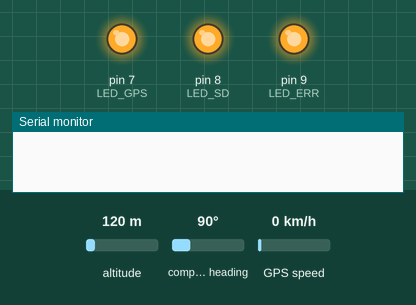
A sketch run on a simulated Arduino Mega 2560, built with avr-gcc and run on an emulated ATmega2560. Shown: output pins drawn as LEDs (lit = HIGH), the last lines printed to the serial monitor. Inputs (shaded band) come from the test bench; at power-on: altitude 120 m, compass heading 90°, GPS speed 0 km/h. Storage starts empty; the GPS gets a fix after 3 s at 37.7749, -122.4194 with 8 satellites.

Above: at 0.1 s.
At 1.0 s:
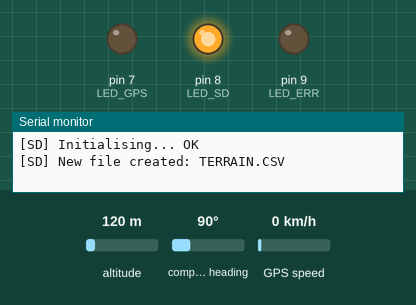
At 1.5 s:
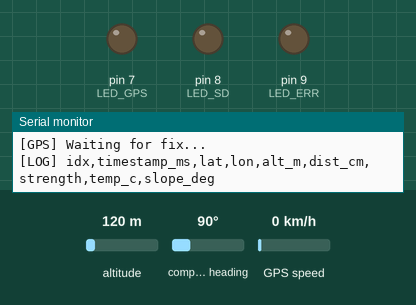
At 41.4 s:
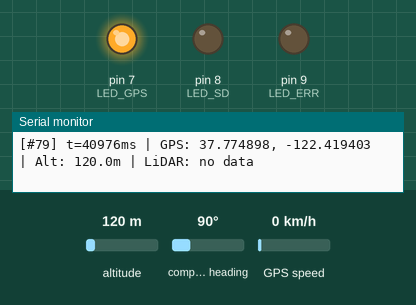
Timing chart, 0 to 41.4 s (numbered marks = the images above):
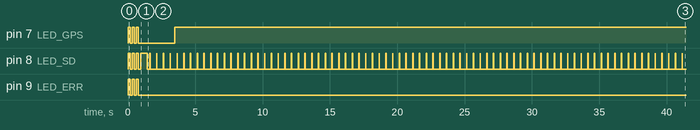

Measured:
- by itself, pin 7 (LED_GPS): goes LOW 0.15 s, HIGH 0.15 s, LOW 0.15 s, HIGH 0.15 s, LOW 2.7 s, then HIGH
- by itself, pin 8 (LED_SD): moves between LOW and HIGH, repeating every 14.5 s

The sketch:

terrain_analyzer_sd.ino
```cpp
#if defined(__AVR_ATmega2560__)
  #define BOARD_MEGA
#elif defined(__AVR_ATmega328P__)
  #define BOARD_UNO
#else
  #define BOARD_UNO
#endif


#include <SPI.h>
#include <SD.h>
#include <TinyGPSPlus.h>

#ifdef BOARD_UNO
  #include <SoftwareSerial.h>
  SoftwareSerial gpsSerial(4, 3);
  SoftwareSerial lidarSerial(6, 5);
  #define GPS_SERIAL   gpsSerial
  #define LIDAR_SERIAL lidarSerial
#else
  #define GPS_SERIAL   Serial1
  #define LIDAR_SERIAL Serial2
#endif


#ifdef BOARD_MEGA
  #define SD_CS_PIN   53
#else
  #define SD_CS_PIN   10
#endif

#define LED_GPS   7
#define LED_SD    8
#define LED_ERR   9


#define SAMPLE_INTERVAL_MS   500
#define LOG_FILENAME         "TERRAIN.CSV"
#define MAX_LIDAR_DISTANCE   1200
#define MIN_LIDAR_STRENGTH   100


TinyGPSPlus gps;


File logFile;
bool sdReady = false;


struct TerrainPoint {
  uint32_t timestamp_ms;
  double   latitude;
  double   longitude;
  double   altitude_m;
  uint16_t distance_cm;
  int16_t  signal_strength;
  int8_t   temperature_c;
  float    slope_deg;
  bool     gps_valid;
  bool     lidar_valid;
};

TerrainPoint cur, prev;
bool hasPrev    = false;
uint32_t lastSampleMs = 0;
uint32_t pointIndex   = 0;


bool readLuna(uint16_t &dist_cm, int16_t &strength, int8_t &temp_c) {
  uint32_t timeout = millis() + 150;
  while (millis() < timeout) {
    if (!LIDAR_SERIAL.available()) continue;
    if (LIDAR_SERIAL.read() != 0x59) continue;


    uint32_t t2 = millis() + 20;
    while (!LIDAR_SERIAL.available() && millis() < t2);
    if (!LIDAR_SERIAL.available()) continue;
    if (LIDAR_SERIAL.read() != 0x59) continue;


    uint8_t buf[7];
    for (uint8_t i = 0; i < 7; ) {
      if (millis() > timeout) return false;
      if (LIDAR_SERIAL.available()) buf[i++] = LIDAR_SERIAL.read();
    }


    uint8_t ck = 0x59 + 0x59;
    for (uint8_t i = 0; i < 6; i++) ck += buf[i];
    if (ck != buf[6]) continue;   // bad frame, keep hunting

    dist_cm  = (uint16_t)buf[0] | ((uint16_t)buf[1] << 8);
    strength = (int16_t)buf[2]  | ((int16_t)buf[3]  << 8);
    int16_t rawTemp = (int16_t)buf[4] | ((int16_t)buf[5] << 8);
    temp_c   = (int8_t)(rawTemp / 8 - 256);


    if (dist_cm > MAX_LIDAR_DISTANCE) return false;
    if (strength < MIN_LIDAR_STRENGTH) return false;
    return true;
  }
  return false;
}


float calcSlopeDeg(const TerrainPoint &a, const TerrainPoint &b) {
  if (!a.gps_valid || !b.gps_valid)     return 0.0f;
  if (!a.lidar_valid || !b.lidar_valid) return 0.0f;

  double lat1 = radians(a.latitude), lat2 = radians(b.latitude);
  double dLat = lat2 - lat1;
  double dLon = radians(b.longitude - a.longitude);
  double h    = sin(dLat/2)*sin(dLat/2) +
                cos(lat1)*cos(lat2)*sin(dLon/2)*sin(dLon/2);
  double horizM = 6371000.0 * 2.0 * atan2(sqrt(h), sqrt(1.0-h));

  if (horizM < 0.05) return 0.0f;

  float dH_m = ((int32_t)b.distance_cm - (int32_t)a.distance_cm) / 100.0f;
  return degrees(atan2(fabs(dH_m), horizM));
}


void sdWriteHeader() {
  logFile = SD.open(LOG_FILENAME, FILE_WRITE);
  if (!logFile) return;
  logFile.println(F("idx,timestamp_ms,latitude,longitude,alt_gps_m,"
                    "lidar_dist_cm,lidar_strength,lidar_temp_c,slope_deg,"
                    "gps_valid,lidar_valid"));
  logFile.flush();
  logFile.close();
}

void sdLogPoint(const TerrainPoint &p) {
  logFile = SD.open(LOG_FILENAME, FILE_WRITE);
  if (!logFile) {
    sdReady = false;
    digitalWrite(LED_ERR, HIGH);
    Serial.println(F("[SD] Open failed!"));
    return;
  }

  logFile.print(pointIndex);               logFile.print(',');
  logFile.print(p.timestamp_ms);           logFile.print(',');

  if (p.gps_valid) {
    logFile.print(p.latitude,  6);         logFile.print(',');
    logFile.print(p.longitude, 6);         logFile.print(',');
    logFile.print(p.altitude_m, 2);
  } else {
    logFile.print(F(",,"));
  }
  logFile.print(',');

  if (p.lidar_valid) {
    logFile.print(p.distance_cm);          logFile.print(',');
    logFile.print(p.signal_strength);      logFile.print(',');
    logFile.print(p.temperature_c);
  } else {
    logFile.print(F(",,"));
  }
  logFile.print(',');
  logFile.print(p.slope_deg, 2);           logFile.print(',');
  logFile.print(p.gps_valid   ? 1 : 0);   logFile.print(',');
  logFile.println(p.lidar_valid ? 1 : 0);

  logFile.flush();
  logFile.close();


  digitalWrite(LED_SD, HIGH);
  delay(30);
  digitalWrite(LED_SD, LOW);
}


void printPoint(const TerrainPoint &p) {
  Serial.print(F("[#"));
  Serial.print(pointIndex);
  Serial.print(F("] t="));
  Serial.print(p.timestamp_ms);
  Serial.print(F("ms | GPS: "));

  if (p.gps_valid) {
    Serial.print(p.latitude,  6); Serial.print(F(", "));
    Serial.print(p.longitude, 6); Serial.print(F(" | Alt: "));
    Serial.print(p.altitude_m, 1); Serial.print(F("m"));
  } else {
    Serial.print(F("waiting..."));
  }

  Serial.print(F(" | LiDAR: "));
  if (p.lidar_valid) {
    Serial.print(p.distance_cm);  Serial.print(F("cm  Sig:"));
    Serial.print(p.signal_strength); Serial.print(F("  T:"));
    Serial.print(p.temperature_c); Serial.print(F("°C"));
  } else {
    Serial.print(F("no data"));
  }

  if (p.slope_deg > 0.5f) {
    Serial.print(F(" | Slope: "));
    Serial.print(p.slope_deg, 1);
    Serial.print(F("°"));
  }

  Serial.println();
}


void setup() {
  Serial.begin(115200);


  pinMode(LED_GPS, OUTPUT);
  pinMode(LED_SD,  OUTPUT);
  pinMode(LED_ERR, OUTPUT);


  for (uint8_t i = 0; i < 3; i++) {
    digitalWrite(LED_GPS, HIGH); digitalWrite(LED_SD, HIGH); digitalWrite(LED_ERR, HIGH);
    delay(150);
    digitalWrite(LED_GPS, LOW);  digitalWrite(LED_SD, LOW);  digitalWrite(LED_ERR, LOW);
    delay(150);
  }


  GPS_SERIAL.begin(9600);
  LIDAR_SERIAL.begin(115200);


  Serial.print(F("[SD] Initialising... "));
  if (!SD.begin(SD_CS_PIN)) {
    Serial.println(F("FAILED — check wiring & card format (FAT32)"));
    digitalWrite(LED_ERR, HIGH);
    sdReady = false;
  } else {
    Serial.println(F("OK"));
    sdReady = true;

    if (!SD.exists(LOG_FILENAME)) {
      sdWriteHeader();
      Serial.println(F("[SD] New file created: " LOG_FILENAME));
    } else {
      Serial.println(F("[SD] Appending to existing: " LOG_FILENAME));
    }
    digitalWrite(LED_SD, HIGH); delay(500); digitalWrite(LED_SD, LOW);
  }

  Serial.println(F("[GPS] Waiting for fix..."));
  Serial.println(F("[LOG] idx,timestamp_ms,lat,lon,alt_m,dist_cm,strength,temp_c,slope_deg"));
}


void loop() {

#ifdef BOARD_UNO

  while (GPS_SERIAL.available()) gps.encode(GPS_SERIAL.read());
#else

  while (GPS_SERIAL.available()) gps.encode(GPS_SERIAL.read());
#endif

  if (millis() - lastSampleMs < SAMPLE_INTERVAL_MS) return;
  lastSampleMs = millis();


  cur.timestamp_ms = millis();
  cur.gps_valid    = gps.location.isValid() && gps.location.age() < 2000;
  if (cur.gps_valid) {
    cur.latitude   = gps.location.lat();
    cur.longitude  = gps.location.lng();
    cur.altitude_m = gps.altitude.isValid() ? gps.altitude.meters() : 0.0;
    digitalWrite(LED_GPS, HIGH);
  } else {
    cur.latitude = cur.longitude = cur.altitude_m = 0.0;
    digitalWrite(LED_GPS, LOW);
  }


#ifdef BOARD_UNO

  GPS_SERIAL.end();
  LIDAR_SERIAL.begin(115200);
  delay(5);
#endif

  cur.lidar_valid = readLuna(cur.distance_cm,
                              cur.signal_strength,
                              cur.temperature_c);
  if (!cur.lidar_valid) {
    cur.distance_cm    = 0;
    cur.signal_strength = 0;
    cur.temperature_c  = 0;
  }

#ifdef BOARD_UNO
  LIDAR_SERIAL.end();
  GPS_SERIAL.begin(9600);
#endif


  cur.slope_deg = hasPrev ? calcSlopeDeg(prev, cur) : 0.0f;


  printPoint(cur);
  if (sdReady) sdLogPoint(cur);


  prev    = cur;
  hasPrev = true;
  pointIndex++;
}
```
